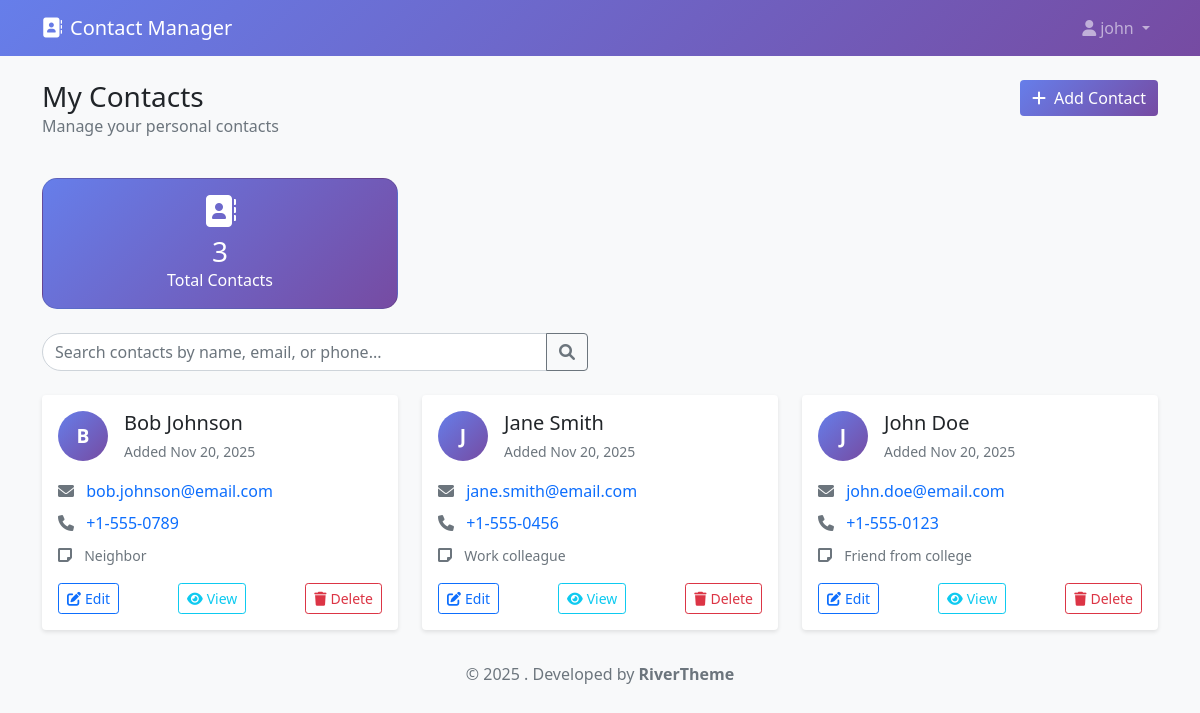
/dashboard.php (signed in), run on the app's committed database.
### tables this page shows
CREATE TABLE IF NOT EXISTS users (
    id INT AUTO_INCREMENT PRIMARY KEY,
    username VARCHAR(50) UNIQUE NOT NULL,
    email VARCHAR(100) UNIQUE NOT NULL,
    password_hash VARCHAR(255) NOT NULL,
    created_at TIMESTAMP DEFAULT CURRENT_TIMESTAMP,
    updated_at TIMESTAMP DEFAULT CURRENT_TIMESTAMP ON UPDATE CURRENT_TIMESTAMP
);

CREATE TABLE IF NOT EXISTS contacts (
    id INT AUTO_INCREMENT PRIMARY KEY,
    user_id INT NOT NULL,
    name VARCHAR(100) NOT NULL,
    email VARCHAR(100),
    phone VARCHAR(20),
    notes TEXT,
    created_at TIMESTAMP DEFAULT CURRENT_TIMESTAMP,
    updated_at TIMESTAMP DEFAULT CURRENT_TIMESTAMP ON UPDATE CURRENT_TIMESTAMP,
    FOREIGN KEY (user_id) REFERENCES users(id) ON DELETE CASCADE,
    INDEX idx_user_id (user_id),
    INDEX idx_name (name),
    INDEX idx_email (email)
);

### models/User.php (called while the page is built, shortened)
<?php
class User {
    private $conn;
    private $table_name = "users";
    public function __construct($db) {
        $this->conn = $db;
    }
    public function getUserById($id) {
        $query = "SELECT id, username, email, created_at
                  FROM " . $this->table_name . "
                  WHERE id = :id LIMIT 1";
        $stmt = $this->conn->prepare($query);
        $stmt->bindParam(":id", $id);
        $stmt->execute();
        if($stmt->rowCount() > 0) {
            $row = $stmt->fetch();
            $this->username = $row['username'];
            return true;
        }
        return false;
    }
}
?>

### config/session.php (called while the page is built, shortened)
<?php
function isLoggedIn() {
    return isset($_SESSION['user_id']) && !empty($_SESSION['user_id']);
}
function getCurrentUserId() {
    return isLoggedIn() ? $_SESSION['user_id'] : null;
}
?>

### models/Contact.php (called while the page is built, shortened)
<?php
class Contact {
    private $conn;
    private $table_name = "contacts";
    public function __construct($db) {
        $this->conn = $db;
    }
    public function readAll($user_id, $search = '') {
        $query = "SELECT id, name, email, phone, notes, created_at, updated_at
                  FROM " . $this->table_name . "
                  WHERE user_id = :user_id";
        $query .= " ORDER BY name ASC";
        $stmt = $this->conn->prepare($query);
        $stmt->bindParam(":user_id", $user_id);
        $stmt->execute();
        return $stmt->fetchAll();
    }
    public function getContactCount($user_id) {
        $query = "SELECT COUNT(*) as count FROM " . $this->table_name . " WHERE user_id = :user_id";
        $stmt = $this->conn->prepare($query);
        $stmt->bindParam(":user_id", $user_id);
        $stmt->execute();
        $row = $stmt->fetch();
        return $row['count'];
    }
}
?>

### dashboard.php (the view, shortened to what this page needs)
<?php
require_once 'config/session.php';
require_once 'models/Contact.php';
require_once 'models/User.php';
$database = new Database();
$db = $database->getConnection();
$contact = new Contact($db);
$user = new User($db);
$current_user_id = getCurrentUserId();
$search = $_GET['search'] ?? '';
$user->getUserById($current_user_id);
$contacts = $contact->readAll($current_user_id, $search);
$contact_count = $contact->getContactCount($current_user_id);
?>
<!DOCTYPE html>
<html lang="en">
<head>
    <link href="https://cdn.jsdelivr.net/npm/bootstrap@5.1.3/dist/css/bootstrap.min.css" rel="stylesheet">
    <link href="https://cdnjs.cloudflare.com/ajax/libs/font-awesome/6.0.0/css/all.min.css" rel="stylesheet">
</head>
<body>
    <nav class="navbar navbar-expand-lg navbar-dark">
        <div class="container">
            <a class="navbar-brand" href="dashboard.php">
                <i class="fas fa-address-book me-2"></i>Contact Manager
            </a>
            <div class="navbar-nav ms-auto">
                <div class="nav-item dropdown">
                    <a class="nav-link dropdown-toggle" href="#" id="navbarDropdown" role="button"
                       data-bs-toggle="dropdown" aria-expanded="false">
                        <i class="fas fa-user me-1"></i><?php echo htmlspecialchars($user->username); ?>
                    </a>
                </div>
            </div>
        </div>
    </nav>
    <div class="container mt-4">
        <div class="row mb-4">
            <div class="col-md-8">
                <h1 class="h3 mb-0">My Contacts</h1>
                <p class="text-muted">Manage your personal contacts</p>
            </div>
            <div class="col-md-4 text-end">
                <a href="add_contact.php" class="btn btn-primary">
                    <i class="fas fa-plus me-2"></i>Add Contact
                </a>
            </div>
        </div>
        <div class="row mb-4">
            <div class="col-md-4">
                <div class="card stats-card">
                    <div class="card-body text-center">
                        <i class="fas fa-address-book fa-2x mb-2"></i>
                        <h3 class="mb-0"><?php echo $contact_count; ?></h3>
                        <p class="mb-0">Total Contacts</p>
                    </div>
                </div>
            </div>
        </div>
        <div class="row mb-4">
            <div class="col-md-6">
                <form method="GET" action="">
                    <div class="input-group">
                        <input type="text" class="form-control search-box" name="search"
                               placeholder="Search contacts by name, email, or phone..."
                               value="<?php echo htmlspecialchars($search); ?>">
                        <button class="btn btn-outline-secondary" type="submit">
                            <i class="fas fa-search"></i>
                        </button>
                    </div>
                </form>
            </div>
        </div>
        <?php if (empty($contacts)): ?>
            <div class="empty-state">
                <i class="fas fa-address-book fa-4x mb-3"></i>
                <h4><?php echo $search ? 'No contacts found' : 'No contacts yet'; ?></h4>
                <p class="mb-3">
                    <?php echo $search ? 'Try adjusting your search terms.' : 'Start building your contact list by adding your first contact.'; ?>
                </p>
                <?php if (!$search): ?>
                    <a href="add_contact.php" class="btn btn-primary">
                        <i class="fas fa-plus me-2"></i>Add Your First Contact
                    </a>
                <?php endif; ?>
            </div>
        <?php else: ?>
            <div class="row">
                <?php foreach ($contacts as $contact_item): ?>
                    <div class="col-md-6 col-lg-4 mb-3">
                        <div class="card contact-card h-100">
                            <div class="card-body">
                                <div class="d-flex align-items-start mb-3">
                                    <div class="contact-avatar me-3">
                                        <?php echo strtoupper(substr($contact_item['name'], 0, 1)); ?>
                                    </div>
                                    <div class="flex-grow-1">
                                        <h5 class="card-title mb-1"><?php echo htmlspecialchars($contact_item['name']); ?></h5>
                                        <small class="text-muted">
                                            Added <?php echo date('M j, Y', strtotime($contact_item['created_at'])); ?>
                                        </small>
                                    </div>
                                </div>
                                <?php if ($contact_item['email']): ?>
                                    <p class="card-text mb-2">
                                        <i class="fas fa-envelope text-muted me-2"></i>
                                        <a href="mailto:<?php echo htmlspecialchars($contact_item['email']); ?>"
                                           class="text-decoration-none">
                                            <?php echo htmlspecialchars($contact_item['email']); ?>
                                        </a>
                                    </p>
                                <?php endif; ?>
                                <?php if ($contact_item['phone']): ?>
                                    <p class="card-text mb-2">
                                        <i class="fas fa-phone text-muted me-2"></i>
                                        <a href="tel:<?php echo htmlspecialchars($contact_item['phone']); ?>"
                                           class="text-decoration-none">
                                            <?php echo htmlspecialchars($contact_item['phone']); ?>
                                        </a>
                                    </p>
                                <?php endif; ?>
                                <?php if ($contact_item['notes']): ?>
                                    <p class="card-text mb-3">
                                        <i class="fas fa-sticky-note text-muted me-2"></i>
                                        <small class="text-muted">
                                            <?php echo htmlspecialchars(substr($contact_item['notes'], 0, 50)); ?>
                                        </small>
                                    </p>
                                <?php endif; ?>
                                <div class="d-flex justify-content-between">
                                    <a href="edit_contact.php?id=<?php echo $contact_item['id']; ?>"
                                       class="btn btn-sm btn-outline-primary">
                                        <i class="fas fa-edit me-1"></i>Edit
                                    </a>
                                    <a href="view_contact.php?id=<?php echo $contact_item['id']; ?>"
                                       class="btn btn-sm btn-outline-info">
                                        <i class="fas fa-eye me-1"></i>View
                                    </a>
                                    <a href="dashboard.php?delete=<?php echo $contact_item['id']; ?>"
                                       class="btn btn-sm btn-outline-danger"
                                       onclick="return confirm('Are you sure you want to delete this contact?')">
                                        <i class="fas fa-trash me-1"></i>Delete
                                    </a>
                                </div>
                            </div>
                        </div>
                    </div>
                <?php endforeach; ?>
            </div>
        <?php endif; ?>
    </div>
    <div class="text-center my-3">
        <div>
            <span class="text-secondary">© 2025 . </span>
            <span class="text-secondary">Developed by </span>
            <a href="https://rivertheme.com" class="fw-semibold text-decoration-none text-secondary fw-bold" target="_blank" rel="noopener">RiverTheme</a>
        </div>
    </div>
</body>
</html>

### dashboard.php (style rules this page uses)
body { background-color: #f8f9fa; }
.navbar { background: linear-gradient(135deg, #667eea 0%, #764ba2 100%); }
.contact-card { transition: transform 0.2s, box-shadow 0.2s; border: none; box-shadow: 0 2px 4px rgba(0,0,0,0.1); }
.stats-card { background: linear-gradient(135deg, #667eea 0%, #764ba2 100%); color: white; border-radius: 15px; }
.search-box { border-radius: 25px; }
.btn-primary { background: linear-gradient(135deg, #667eea 0%, #764ba2 100%); border: none; }
.contact-avatar { width: 50px; height: 50px; border-radius: 50%; background: linear-gradient(135deg, #667eea 0%, #764ba2 100%); display: flex; align-items: center; justify-content: center; color: white; font-weight: bold; font-size: 1.2rem; }

### data on the page
users: username "john"
contacts: name "B", name "Bob Johnson", created_at "Nov 20, 2025", email "bob.johnson@email.com", phone "+1-555-0789", notes "Neighbor"
contacts: name "J", name "Jane Smith", created_at "Nov 20, 2025", email "jane.smith@email.com", phone "+1-555-0456", notes "Work colleague"
contacts: name "J", name "John Doe", created_at "Nov 20, 2025", email "john.doe@email.com", phone "+1-555-0123", notes "Friend from college"

### other printed values
$contact_count "3"
